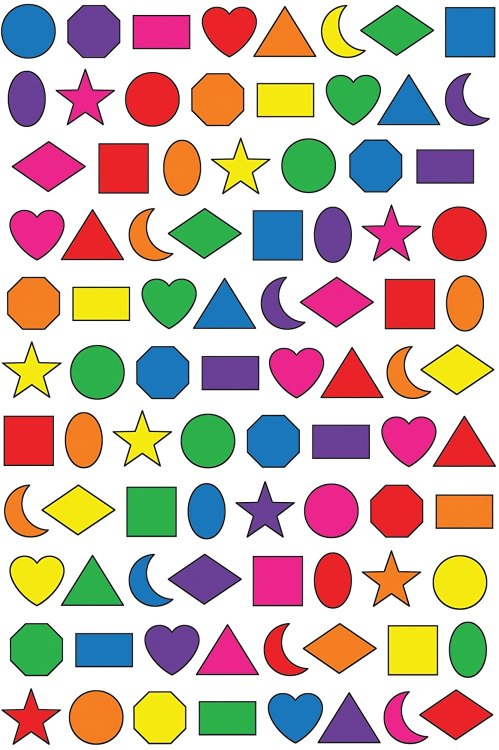
#> input picture TCC/OpenCv - Tutorial/OpenCv Basico/Formas.jpg, 998 x 1500 px, found by its file name (shown at 1/2 size)
$ python Ch8.py
#> lines starting #> are read from the running program, lines starting #| are printed output that depends on the picture; after the words box and inside, x2 and y2 are one past the last pixel; in counts of white or black regions, pixels touching at a corner belong together
#Contorno e formas
import cv2
import numpy as np


def stackImages(scale,imgArray):
    rows = len(imgArray)
    cols = len(imgArray[0])
    rowsAvailable = isinstance(imgArray[0], list)
    width = imgArray[0][0].shape[1]
    height = imgArray[0][0].shape[0]
    if rowsAvailable:
        for x in range ( 0, rows):
            for y in range(0, cols):
                if imgArray[x][y].shape[:2] == imgArray[0][0].shape [:2]:
                    imgArray[x][y] = cv2.resize(imgArray[x][y], (0, 0), None, scale, scale)
                else:
                    imgArray[x][y] = cv2.resize(imgArray[x][y], (imgArray[0][0].shape[1], imgArray[0][0].shape[0]), None, scale, scale)
                if len(imgArray[x][y].shape) == 2: imgArray[x][y]= cv2.cvtColor( imgArray[x][y], cv2.COLOR_GRAY2BGR)
        imageBlank = np.zeros((height, width, 3), np.uint8)
        hor = [imageBlank]*rows
        hor_con = [imageBlank]*rows
        for x in range(0, rows):
            hor[x] = np.hstack(imgArray[x])
        ver = np.vstack(hor)
    else:
        for x in range(0, rows):
            if imgArray[x].shape[:2] == imgArray[0].shape[:2]:
                imgArray[x] = cv2.resize(imgArray[x], (0, 0), None, scale, scale)
            else:
                imgArray[x] = cv2.resize(imgArray[x], (imgArray[0].shape[1], imgArray[0].shape[0]), None,scale, scale)
            if len(imgArray[x].shape) == 2: imgArray[x] = cv2.cvtColor(imgArray[x], cv2.COLOR_GRAY2BGR)
        hor= np.hstack(imgArray)
        ver = hor
    return ver

def getContours(img):
    contours,hierarchy = cv2.findContours(img,cv2.RETR_EXTERNAL,cv2.CHAIN_APPROX_NONE)
    for cnt in contours:
        areas = cv2.contourArea(cnt)
        print(areas)
        if areas >500 :
            cv2.drawContours(imgContour,cnt,-1,(255,0,0),3)
            peri = cv2.arcLength(cnt,True)
            print(peri)
            approx = cv2.approxPolyDP(cnt,0.02*peri,True)
            print(len(approx))
            objCor = len(approx)
            x,y,w,h = cv2.boundingRect(approx)

            if objCor == 3: ObjectType = "Trian"
            elif objCor == 4:
                aspRatio = w/float(h)
                if aspRatio > 0.95 and aspRatio <1.05 : ObjectType = "Quad"
                else:  ObjectType = "Retan"
            elif objCor == 6 :ObjectType="Hexag"

            elif objCor == 8 :ObjectType="Octo"

                                                                                    #nao ta finalizado
            else: ObjectType = "None"

            cv2.rectangle(imgContour,(x,y),(x+w,y+h),(0,255,0),2)
            cv2.putText(imgContour,ObjectType,(x+(w//2)-50,y+(h//2)-10),cv2.FONT_HERSHEY_COMPLEX,0.7,
                                    (0,0,0),2)


path = "Python\Advanced Computer Vision with Python\OpenCv Basico\Formas.jpg"
img = cv2.imread(path)
#> img is the input picture: shape (1500, 998, 3); mean B, G, R 179.4, 187.4, 205.4
imgContour = img.copy()

imgGray = cv2.cvtColor(img,cv2.COLOR_BGR2GRAY)
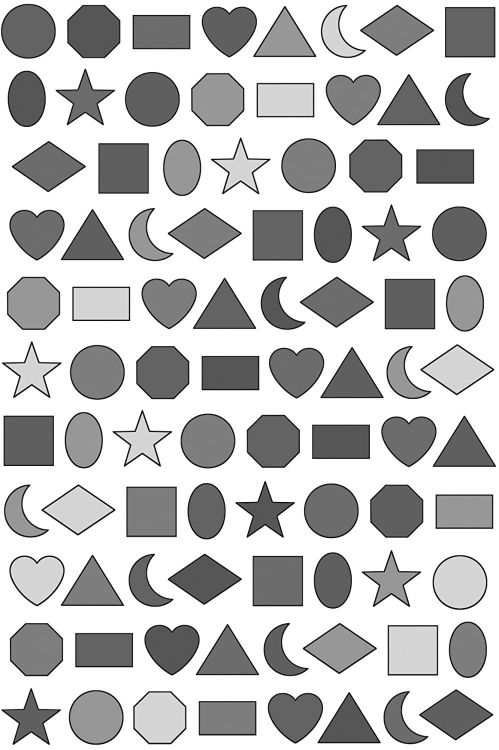
#> imgGray: shape (1500, 998) (shown at 1/2 size); min 0, max 255, mean 191.8
imgBlur = cv2.GaussianBlur(imgGray,(7,7),1)
imgCanny = cv2.Canny(imgBlur,50,50)
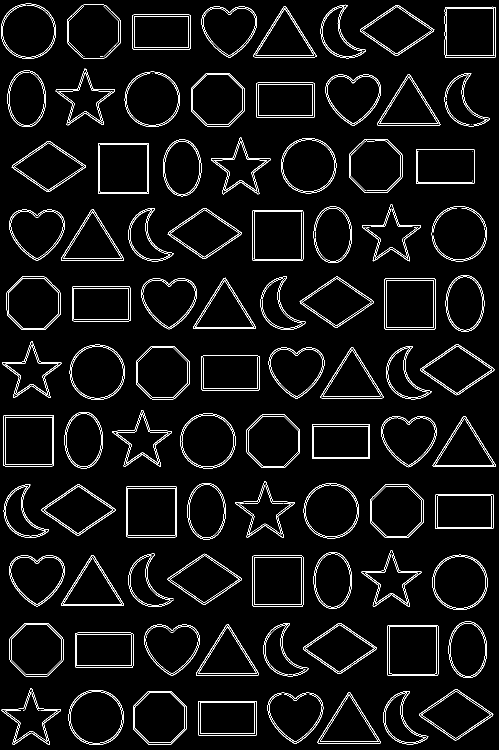
#> imgCanny: shape (1500, 998) (shown at 1/2 size); 4.4% white in thin lines or dots
getContours(imgCanny)
#> in getContours, `contours,hierarchy = cv2.findContours(img,cv2.RETR_EXTERNAL,cv2.CHAIN_..`: contours = 95 contours, 8 with area under 20; largest, box (x1, y1, x2, y2) and area: (769, 557, 871, 659) 10199, (196, 286, 298, 388) 10195, (775, 1250, 877, 1352) 10194, (505, 1111, 607, 1213) 10192, (252, 973, 354, 1075) 10192
#> the loop in getContours, `for cnt in contours:` made 95 passes
#> (areas, peri, approx, objCor, x, y, w, h) on passes 1, 7, 9, 10, 13, 17, 23: (7826, 367.7, [[397, 1402], [397, 1470], [512, 1470], [512, 1402]], 4, 397, 1402, 116, 69), (7870, 382, [[915, 1379], [838, 1428], [909, 1480], [986, 1428]], 4, 838, 1379, 149, 102), (7990.5, 367.1, [[150, 1266], [151, 1334], [265, 1334], [265, 1266]], 4, 150, 1266, 116, 69), (10193.5, 401.1, [[776, 1250], [775, 1350], [875, 1350], [875, 1250]], 4, 775, 1250, 101, 101), (7879.5, 380.6, [[677, 1246], [606, 1298], [680, 1347], [753, 1295]], 4, 606, 1246, 148, 102), (10192.5, 401.1, [[505, 1112], [505, 1211], [605, 1212], [605, 1112]], 4, 505, 1112, 101, 101), (7868, 382.8, [[409, 1107], [335, 1157], [408, 1209], [483, 1159]], 4, 335, 1107, 149, 103)
#> (areas, peri, approx, objCor, x, y, w, h) on passes 3, 12, 20, 42, 51, 60: (6719, 381.4, [[635, 1483], [760, 1486], [699, 1384]], 3, 635, 1384, 126, 103), (6747, 381.4, [[517, 1346], [455, 1248], [392, 1350]], 3, 392, 1248, 126, 103), (6690, 380.5, [[122, 1208], [247, 1211], [186, 1110]], 3, 122, 1110, 126, 102), (6713, 381.4, [[865, 930], [991, 933], [930, 832]], 3, 865, 832, 127, 102), (6754.5, 380.8, [[641, 792], [766, 795], [705, 694]], 3, 641, 694, 126, 102), (6695.5, 381.9, [[511, 653], [450, 555], [386, 657]], 3, 386, 555, 126, 103)
#> (printed output is left out)
#> after the loop in getContours, `for cnt in contours:`:
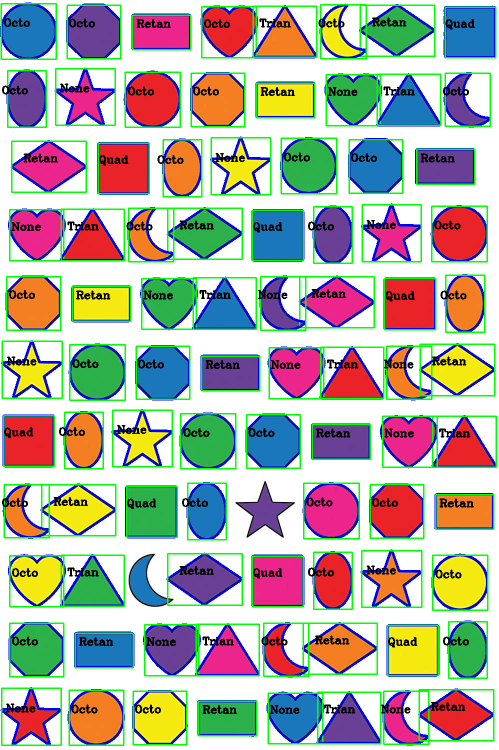
#> imgContour: shape (1500, 998, 3) (shown at 1/2 size); 16.33% of pixels changed, all inside (x1, y1, x2, y2) = (0, 5, 994, 1492)

imgBlank = np.zeros_like(img)

# imgStack =stackImages(0.3,([img,imgGray,imgBlur],
#                            [imgCanny,imgBlank,imgContour]))
imgStack =stackImages(0.5,([imgContour]))
#> in stackImages, `hor= np.hstack(imgArray)`:
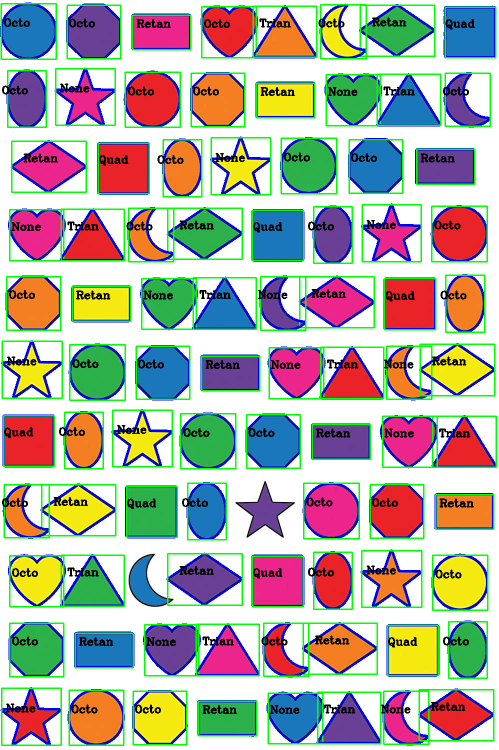
#> hor: shape (750, 499, 3); mean of channels 0, 1, 2 167.8, 177.4, 175.8; drawn as B, G, R

cv2.imshow("ImgStack",imgStack)


cv2.waitKey(0)
